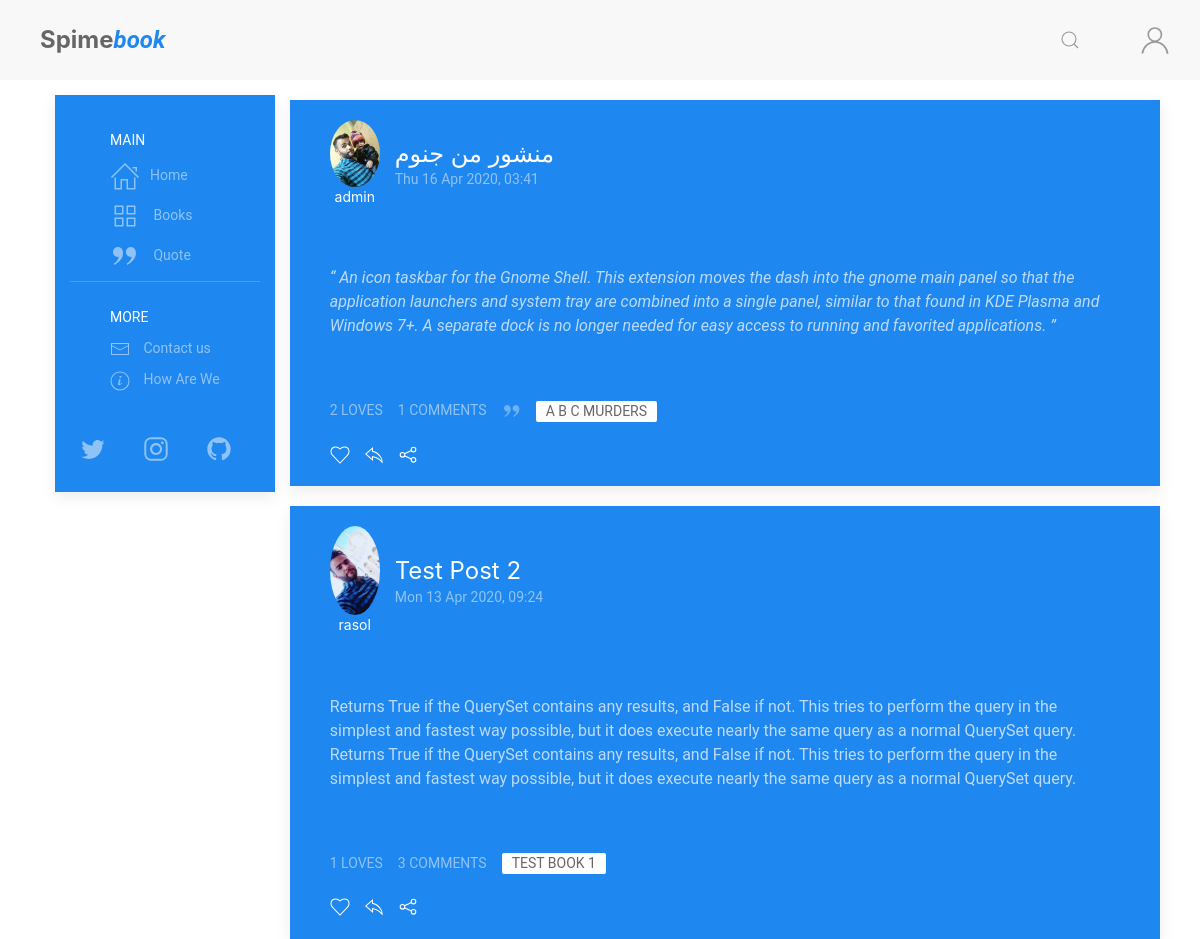
The app's page / (upper part), older data.
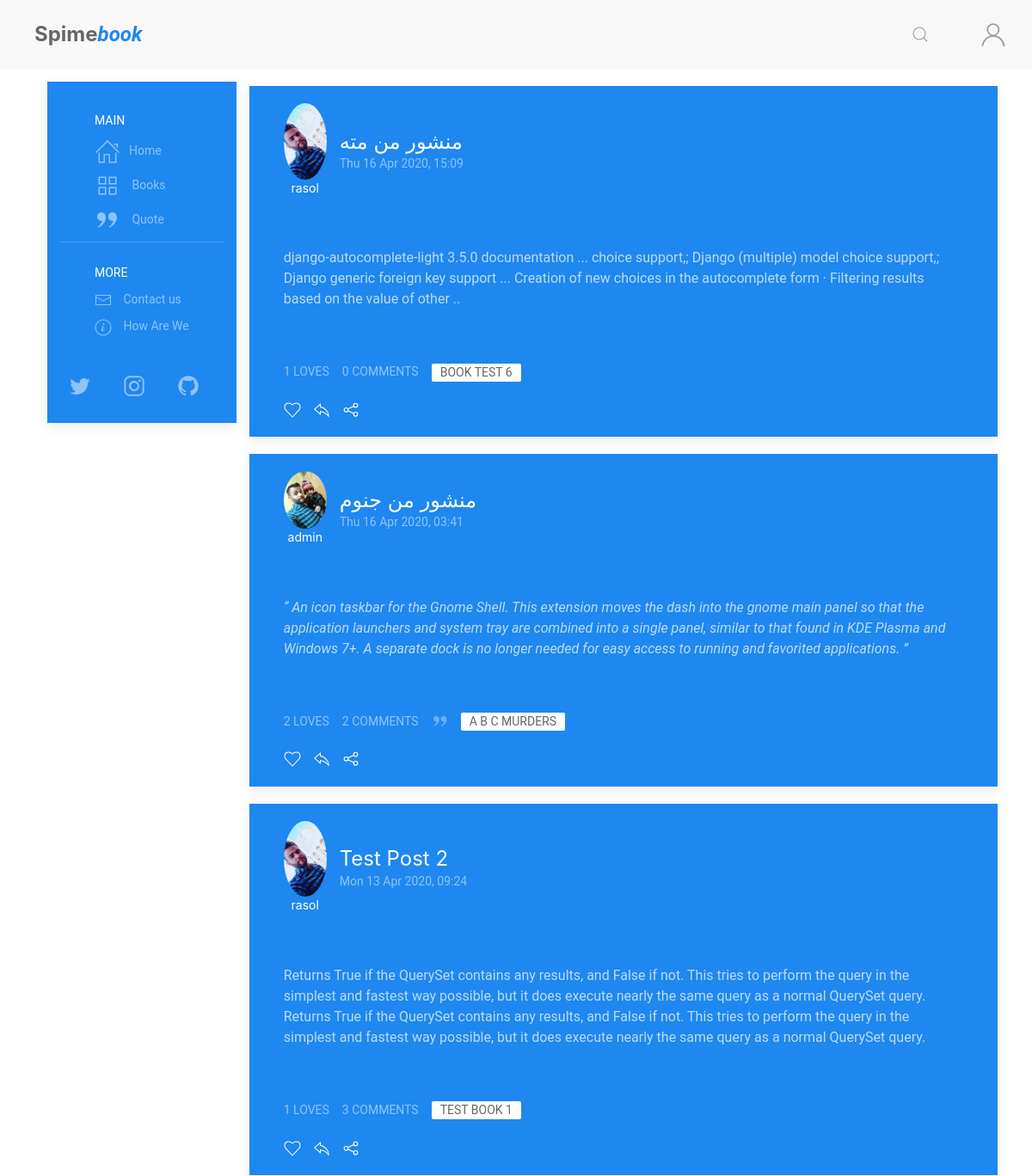
The same page, newer data.
### posts/models.py (models this page shows, shortened)
class Post(models.Model):
    POST_TYPE = [
        ('Q', 'Quote'),
        ('R', 'Reviw'),
        ('P', 'Post'),
    ]
    title = models.CharField(max_length=120, default='')
    user = models.ForeignKey(User, on_delete=models.CASCADE)
    post_date = models.DateTimeField(default=timezone.now)
    post_edit_date = models.DateTimeField(auto_now=timezone.now)
    content = models.TextField(default='')
    post_type = models.CharField(
        max_length=1,
        choices=POST_TYPE,
        default='Psot')
    for_book = models.ForeignKey(Book, on_delete=models.CASCADE)
    archived = models.BooleanField(default=False)
    class Meta:
        ordering = ["-post_date"]

class Comment(models.Model):
    user = models.ForeignKey(User, on_delete=models.CASCADE)
    comment = models.CharField(max_length=300)
    comment_date = models.DateTimeField(auto_now_add=True)
    post = models.ForeignKey(
        Post, on_delete=models.CASCADE, related_name='comments')

### users/models.py (models this page shows, shortened)
class Profile(models.Model):
    user = models.OneToOneField(
        User, on_delete=models.CASCADE, primary_key=True, related_name='profile')
    picture = models.ImageField(
        upload_to='users/Profiles/', blank=True, null=True, default='user.png')
    bio = models.CharField(max_length=221, blank=True, null=True)
    loves = models.ManyToManyField(
        Post, related_name='loves', blank=True)
    books = models.ManyToManyField(
        Book, related_name='books', blank=True)

### books/models.py (models this page shows, shortened)
class Book(models.Model):
    book_type = [
        ('Book', 'Book'),
        ('Novel', 'Novel')
    ]
    title = models.CharField(max_length=255)
    book_image = models.ImageField(
        upload_to='books/cover/', default='book.jpg')
    author = models.ForeignKey(Author, on_delete=models.CASCADE)
    publish_date = models.DateField(default=timezone.now)
    genres = models.ManyToManyField(Genres, related_name='genres')
    book_Bio = models.TextField(default='')
    book_or_Novel = models.CharField(
        max_length=5, choices=book_type, default='1')
    def __str__(self):
        return self.title

### posts/views.py (the view)
# urls.py: path('', views.blog, name='blog-home')
def home(request):
    all_posts = Post.objects.filter(archived=False)
    comment_form = AddCommentForm()
    page = request.GET.get('page', 1)
    paginator = Paginator(all_posts, 7)
    try:
        posts = paginator.page(page)
    except PageNotAnInteger:
        posts = paginator.page(1)
    except EmptyPage:
        posts = paginator.page(paginator.num_pages)
    context = {
        'title': 'Spimebook, a site for readers',
        'posts': posts,
        'comment_form': comment_form,
    }
    return render(request, 'posts/index.html', context)

### posts/templatetags/posts_extra.py (called while the page is built)
@register.inclusion_tag('posts/reaction_bar.html')
def reaction_bar(post_id, user):
    target_post = Post.objects.get(id=post_id)
    comment_form = AddCommentForm()
    context = {
        'user': user,
        'post': target_post,
        'comment': target_post,
        'comment_form': comment_form,
    }
    return context

### posts/templates/posts/index.html (shortened to what this page needs)
{% extends "posts/base.html" %}
{% load static %}
{% load posts_extra %}
{% block content %}
{% for post in posts %}
<div class="uk-card uk-card-primary uk-margin uk-width-1-1 infinite-item">
    <div class="uk-card-header">
        <div class="uk-grid-small uk-flex-middle" uk-grid>
            <div class="uk-width-auto">
                <a href="{% url 'user-profile' post.user %}">
                    <img class="uk-border-circle" width="50" height="50" src="{{post.user.profile.picture.url}}"
                        alt="{{post.user.profile.picture.url}}"">
                    <br>
                    <h6 class=" uk-margin-remove uk-width-expand uk-text-center">
                    {{post.user}}
                    </h6>
                </a>
            </div>
            <div class="uk-width-expand">
                <a href="{% url 'post' post.id %}">
                    <h3 class="uk-card-title uk-margin-remove-bottom">{{post.title}}</h3>
                </a>
                <p class="uk-text-meta uk-margin-remove-top"><time
                        datetime="2016-04-01T19:00">{{post.post_date|date:"D d M Y, H:i"}}</time>
                </p>
            </div>
        </div>
    </div>
    <div class="uk-card-body uk-padding">
        {% if post.post_type == "Q" %}
        <q class="">
            {{ post.content }}
        </q>
        {% else %}
        <p class="">
            {{ post.content }}
        </p>
        {% endif %}
    </div>
    <div class="uk-card-footer">
        {% reaction_bar post.id user %}
    </div>
</div>
{% endfor %}
{% endblock content %}

### posts/templates/posts/reaction_bar.html (shortened to what this page needs)
<div class="uk-flex uk-grid-small" uk-grid>
    <div class="uk-flex uk-grid-small" uk-grid>
        <div>
            <span class="uk-button uk-button-text uk-text-meta">{{post.loves.count}} loves</span>
        </div>
        <div class="uk-margin-small-bottom">
            <a href="#post-comment-{{post.id}}" class="uk-button uk-button-text uk-text-meta"
                uk-toggle>{{post.comments.all|length}} Comments</a>
        </div>
    </div>
    <div class="tags uk-margin-bottom ">
        {% if post.post_type == "Q" %}
        <span class="uk-icon uk-margin-small-right" uk-icon="quote-right"></span>
        {% endif %}
        <a href="{% url 'book' post.for_book.id %}" class="uk-label">{{ post.for_book }}</a>
    </div>
</div>
<div class="reaction">
    {% if user.is_authenticated %}
    <span>
        <a class="uk-icon uk-margin-small-right" id="love-post" data-post="{% url 'love' post.id %}"
            uk-icon="icon: heart"></a>
    </span>
    <span>
        <a href="#" class="uk-icon uk-margin-small-right" uk-icon="icon: reply"
            uk-toggle="target: #add-reply-{{post.id}}; animation: uk-animation-slide-top-small" type="button"></a>
    </span>
    {% else %}
    <span uk-tooltip="Log In First">
        <a class="uk-icon uk-margin-small-right" uk-icon="icon: heart"></a>
    </span>
    <span uk-tooltip="Log In First">
        <a class="uk-icon uk-margin-small-right" uk-icon="icon: reply" type="button"></a>
    </span>
    {% endif %}
    <span>
        <a href="#share-modal" class="uk-icon uk-margin-small-right" uk-icon="icon: social" uk-toggle></a>
    </span>
</div>

Row changes from the older to the newer data that the page shows:
added Post: user.profile.picture (picture), user "rasol", title "منشور من مته", post_date "Thu 16 Apr 2020, 15:09", content "django-autocomplete-light 3.5.0 documentation ... choice support,; Django (multiple) model choice support,; Django generic foreign key support ... Creation of new choices in the autocomplete form · Filtering results based on the value of other ..", loves.count "1", comments.all|length "0", for_book "BOOK TEST 6"
computed for Post "منشور من جنوم": comments.all|length "1" → "2"
